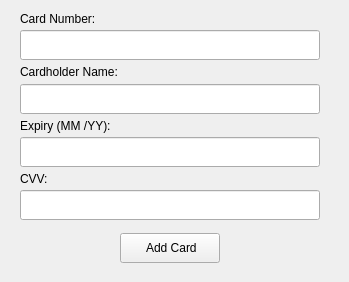
             <widget class="QWidget" name="addcardWidget" native="true">
              <property name="minimumSize">
               <size>
                <width>0</width>
                <height>273</height>
               </size>
              </property>
              <widget class="QWidget" name="">
               <property name="geometry">
                <rect>
                 <x>0</x>
                 <y>0</y>
                 <width>340</width>
                 <height>273</height>
                </rect>
               </property>
               <layout class="QVBoxLayout" name="addcardVerticalLayout">
                <property name="spacing">
                 <number>3</number>
                </property>
                <property name="leftMargin">
                 <number>20</number>
                </property>
                <property name="topMargin">
                 <number>10</number>
                </property>
                <property name="rightMargin">
                 <number>20</number>
                </property>
                <property name="bottomMargin">
                 <number>10</number>
                </property>
                <item>
                 <widget class="QLabel" name="cardnumberLabel">
                  <property name="text">
                   <string>Card Number:</string>
                  </property>
                 </widget>
                </item>
                <item>
                 <widget class="QLineEdit" name="cardnumberLineEdit">
                  <property name="minimumSize">
                   <size>
                    <width>0</width>
                    <height>30</height>
                   </size>
                  </property>
                 </widget>
                </item>
                <item>
                 <widget class="QLabel" name="cardholdernameLabel">
                  <property name="text">
                   <string>Cardholder Name:</string>
                  </property>
                 </widget>
                </item>
                <item>
                 <widget class="QLineEdit" name="cardholdernameLineEdit">
                  <property name="minimumSize">
                   <size>
                    <width>0</width>
                    <height>30</height>
                   </size>
                  </property>
                 </widget>
                </item>
                <item>
                 <widget class="QLabel" name="expiryLabel">
                  <property name="text">
                   <string>Expiry (MM /YY):</string>
                  </property>
                 </widget>
                </item>
                <item>
                 <widget class="QLineEdit" name="expiryLineEdit">
                  <property name="minimumSize">
                   <size>
                    <width>0</width>
                    <height>30</height>
                   </size>
                  </property>
                 </widget>
                </item>
                <item>
                 <widget class="QLabel" name="cvvLabel">
                  <property name="text">
                   <string>CVV:</string>
                  </property>
                 </widget>
                </item>
                <item>
                 <widget class="QLineEdit" name="cvvLineEdit">
                  <property name="minimumSize">
                   <size>
                    <width>0</width>
                    <height>30</height>
                   </size>
                  </property>
                 </widget>
                </item>
                <item>
                 <spacer name="verticalSpacer_7">
                  <property name="orientation">
                   <enum>Qt::Vertical</enum>
                  </property>
                  <property name="sizeType">
                   <enum>QSizePolicy::Fixed</enum>
                  </property>
                  <property name="sizeHint" stdset="0">
                   <size>
                    <width>20</width>
                    <height>10</height>
                   </size>
                  </property>
                 </spacer>
                </item>
                <item>
                 <layout class="QHBoxLayout" name="addcardHorizontalLayout">
                  <property name="spacing">
                   <number>0</number>
                  </property>
                  <item>
                   <widget class="QPushButton" name="addcardPushButton_2">
                    <property name="minimumSize">
                     <size>
                      <width>0</width>
                      <height>30</height>
                     </size>
                    </property>
                    <property name="maximumSize">
                     <size>
                      <width>100</width>
                      <height>16777215</height>
                     </size>
                    </property>
                    <property name="cursor">
                     <cursorShape>PointingHandCursor</cursorShape>
                    </property>
                    <property name="text">
                     <string> Add Card</string>
                    </property>
                    <property name="icon">
                     <iconset>
                      <normaloff>images/add.png</normaloff>images/add.png</iconset>
                    </property>
                    <property name="iconSize">
                     <size>
                      <width>20</width>
                      <height>20</height>
                     </size>
                    </property>
                   </widget>
                  </item>
                 </layout>
                </item>
               </layout>
              </widget>
             </widget>
